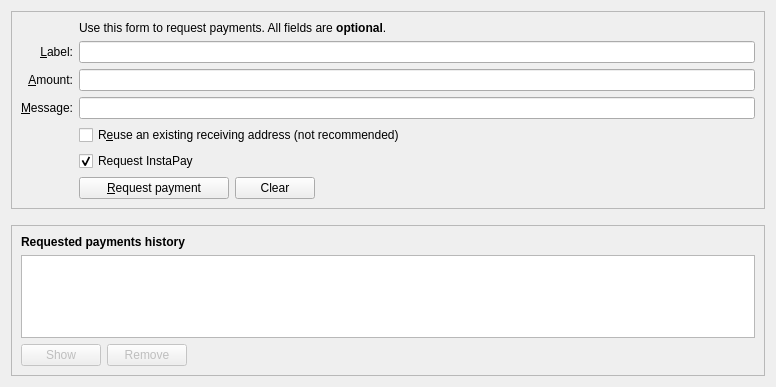
<?xml version="1.0" encoding="UTF-8"?>
<ui version="4.0">
 <class>ReceiveCoinsDialog</class>
 <widget class="QWidget" name="ReceiveCoinsDialog">
  <property name="geometry">
   <rect>
    <x>0</x>
    <y>0</y>
    <width>776</width>
    <height>387</height>
   </rect>
  </property>
  <layout class="QVBoxLayout" name="verticalLayout" stretch="0,0,1">
   <item>
    <widget class="QFrame" name="frame2">
     <property name="sizePolicy">
      <sizepolicy hsizetype="Preferred" vsizetype="Expanding">
       <horstretch>0</horstretch>
       <verstretch>0</verstretch>
      </sizepolicy>
     </property>
     <property name="frameShape">
      <enum>QFrame::StyledPanel</enum>
     </property>
     <property name="frameShadow">
      <enum>QFrame::Sunken</enum>
     </property>
     <layout class="QVBoxLayout" name="verticalLayout_3">
      <item>
       <layout class="QGridLayout" name="gridLayout">
        <item row="7" column="2">
         <widget class="QCheckBox" name="reuseAddress">
          <property name="toolTip">
           <string>Reuse one of the previously used receiving addresses.&lt;br&gt;Reusing addresses has security and privacy issues.&lt;br&gt;Do not use this unless re-generating a payment request made before.</string>
          </property>
          <property name="text">
           <string>R&amp;euse an existing receiving address (not recommended)</string>
          </property>
         </widget>
        </item>
        <item row="7" column="0">
         <widget class="QLabel" name="label_4">
          <property name="text">
           <string/>
          </property>
         </widget>
        </item>
        <item row="6" column="0">
         <widget class="QLabel" name="label_3">
          <property name="toolTip">
           <string>An optional message to attach to the payment request, which will be displayed when the request is opened. Note: The message will not be sent with the payment over the Waggox network.</string>
          </property>
          <property name="text">
           <string>&amp;Message:</string>
          </property>
          <property name="alignment">
           <set>Qt::AlignRight|Qt::AlignTrailing|Qt::AlignVCenter</set>
          </property>
          <property name="buddy">
           <cstring>reqMessage</cstring>
          </property>
         </widget>
        </item>
        <item row="4" column="2">
         <widget class="QLineEdit" name="reqLabel">
          <property name="toolTip">
           <string>An optional label to associate with the new receiving address.</string>
          </property>
         </widget>
        </item>
        <item row="6" column="2">
         <widget class="QLineEdit" name="reqMessage">
          <property name="toolTip">
           <string>An optional message to attach to the payment request, which will be displayed when the request is opened.&lt;br&gt;Note: The message will not be sent with the payment over the Waggox network.</string>
          </property>
         </widget>
        </item>
        <item row="2" column="2">
         <widget class="QLabel" name="label_5">
          <property name="text">
           <string>Use this form to request payments. All fields are &lt;b&gt;optional&lt;/b&gt;.</string>
          </property>
         </widget>
        </item>
        <item row="4" column="0">
         <widget class="QLabel" name="label_2">
          <property name="toolTip">
           <string>An optional label to associate with the new receiving address.</string>
          </property>
          <property name="text">
           <string>&amp;Label:</string>
          </property>
          <property name="alignment">
           <set>Qt::AlignRight|Qt::AlignTrailing|Qt::AlignVCenter</set>
          </property>
          <property name="buddy">
           <cstring>reqLabel</cstring>
          </property>
         </widget>
        </item>
        <item row="5" column="0">
         <widget class="QLabel" name="label">
          <property name="toolTip">
           <string>An optional amount to request. Leave this empty or zero to not request a specific amount.</string>
          </property>
          <property name="text">
           <string>&amp;Amount:</string>
          </property>
          <property name="alignment">
           <set>Qt::AlignRight|Qt::AlignTrailing|Qt::AlignVCenter</set>
          </property>
          <property name="buddy">
           <cstring>reqAmount</cstring>
          </property>
         </widget>
        </item>
        <item row="5" column="2">
         <widget class="BitcoinAmountField" name="reqAmount">
          <property name="minimumSize">
           <size>
            <width>80</width>
            <height>0</height>
           </size>
          </property>
          <property name="toolTip">
           <string>An optional amount to request. Leave this empty or zero to not request a specific amount.</string>
          </property>
         </widget>
        </item>
        <item row="9" column="2">
         <layout class="QHBoxLayout" name="horizontalLayout">
          <item>
           <widget class="QPushButton" name="receiveButton">
            <property name="minimumSize">
             <size>
              <width>150</width>
              <height>0</height>
             </size>
            </property>
            <property name="text">
             <string>&amp;Request payment</string>
            </property>
           </widget>
          </item>
          <item>
           <widget class="QPushButton" name="clearButton">
            <property name="sizePolicy">
             <sizepolicy hsizetype="Minimum" vsizetype="Fixed">
              <horstretch>0</horstretch>
              <verstretch>0</verstretch>
             </sizepolicy>
            </property>
            <property name="toolTip">
             <string>Clear all fields of the form.</string>
            </property>
            <property name="text">
             <string>Clear</string>
            </property>
            <property name="autoDefault">
             <bool>false</bool>
            </property>
           </widget>
          </item>
          <item>
           <spacer name="horizontalSpacer">
            <property name="orientation">
             <enum>Qt::Horizontal</enum>
            </property>
            <property name="sizeHint" stdset="0">
             <size>
              <width>40</width>
              <height>20</height>
             </size>
            </property>
           </spacer>
          </item>
         </layout>
        </item>
        <item row="9" column="0">
         <widget class="QLabel" name="label_7">
          <property name="text">
           <string/>
          </property>
         </widget>
        </item>
        <item row="8" column="2">
         <widget class="QCheckBox" name="checkUseInstaPay">
          <property name="text">
           <string>Request InstaPay</string>
          </property>
          <property name="checked">
           <bool>true</bool>
          </property>
         </widget>
        </item>
       </layout>
      </item>
     </layout>
    </widget>
   </item>
   <item>
    <spacer name="verticalSpacer_2">
     <property name="orientation">
      <enum>Qt::Vertical</enum>
     </property>
     <property name="sizeHint" stdset="0">
      <size>
       <width>20</width>
       <height>10</height>
      </size>
     </property>
    </spacer>
   </item>
   <item>
    <widget class="QFrame" name="frame">
     <property name="sizePolicy">
      <sizepolicy hsizetype="Preferred" vsizetype="Expanding">
       <horstretch>0</horstretch>
       <verstretch>0</verstretch>
      </sizepolicy>
     </property>
     <property name="frameShape">
      <enum>QFrame::StyledPanel</enum>
     </property>
     <property name="frameShadow">
      <enum>QFrame::Raised</enum>
     </property>
     <layout class="QVBoxLayout" name="verticalLayout_2">
      <item>
       <widget class="QLabel" name="label_6">
        <property name="font">
         <font>
          <weight>75</weight>
          <bold>true</bold>
         </font>
        </property>
        <property name="text">
         <string>Requested payments history</string>
        </property>
       </widget>
      </item>
      <item>
       <widget class="QTableView" name="recentRequestsView">
        <property name="contextMenuPolicy">
         <enum>Qt::CustomContextMenu</enum>
        </property>
        <property name="tabKeyNavigation">
         <bool>false</bool>
        </property>
        <property name="sortingEnabled">
         <bool>true</bool>
        </property>
       </widget>
      </item>
      <item>
       <layout class="QHBoxLayout" name="horizontalLayout_2">
        <item>
         <widget class="QPushButton" name="showRequestButton">
          <property name="enabled">
           <bool>false</bool>
          </property>
          <property name="toolTip">
           <string>Show the selected request (does the same as double clicking an entry)</string>
          </property>
          <property name="text">
           <string>Show</string>
          </property>
          <property name="autoDefault">
           <bool>false</bool>
          </property>
         </widget>
        </item>
        <item>
         <widget class="QPushButton" name="removeRequestButton">
          <property name="enabled">
           <bool>false</bool>
          </property>
          <property name="toolTip">
           <string>Remove the selected entries from the list</string>
          </property>
          <property name="text">
           <string>Remove</string>
          </property>
          <property name="autoDefault">
           <bool>false</bool>
          </property>
         </widget>
        </item>
        <item>
         <spacer name="horizontalSpacer_2">
          <property name="orientation">
           <enum>Qt::Horizontal</enum>
          </property>
          <property name="sizeHint" stdset="0">
           <size>
            <width>40</width>
            <height>20</height>
           </size>
          </property>
         </spacer>
        </item>
       </layout>
      </item>
     </layout>
    </widget>
   </item>
  </layout>
 </widget>
 <customwidgets>
  <customwidget>
   <class>BitcoinAmountField</class>
   <extends>QLineEdit</extends>
   <header>bitcoinamountfield.h</header>
   <container>1</container>
  </customwidget>
 </customwidgets>
 <tabstops>
  <tabstop>reqLabel</tabstop>
  <tabstop>reqAmount</tabstop>
  <tabstop>reqMessage</tabstop>
  <tabstop>reuseAddress</tabstop>
  <tabstop>receiveButton</tabstop>
  <tabstop>clearButton</tabstop>
  <tabstop>recentRequestsView</tabstop>
  <tabstop>showRequestButton</tabstop>
  <tabstop>removeRequestButton</tabstop>
 </tabstops>
 <resources>
  <include location="../waggox.qrc"/>
 </resources>
 <connections/>
</ui>
